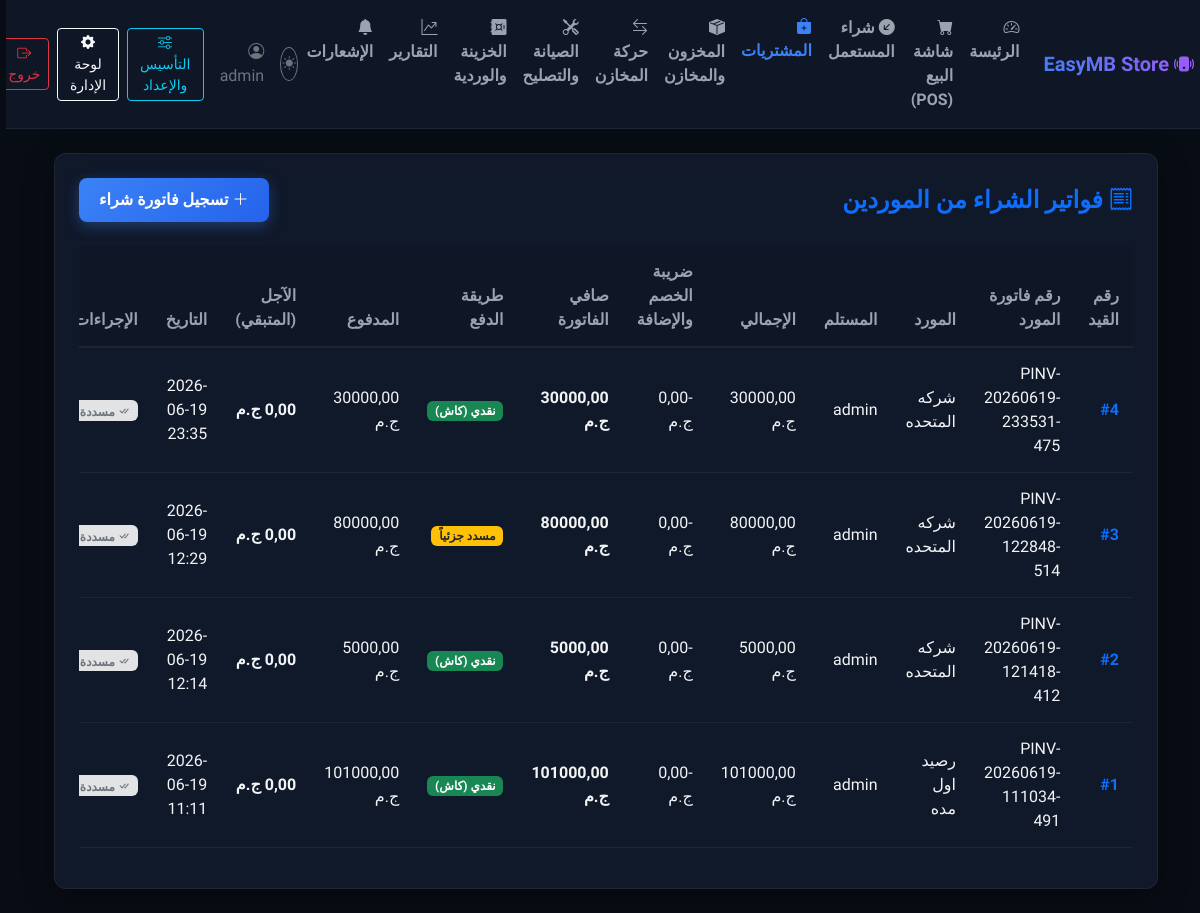
The page /purchases/ (signed in) on the database its author committed.
### erp/models.py (models this page shows, shortened)
class PurchaseInvoice(models.Model):
    supplier = models.ForeignKey(Contact, on_delete=models.PROTECT, limit_choices_to={'contact_type': 'supplier'}, verbose_name="������")
    created_by = models.ForeignKey(User, on_delete=models.PROTECT, verbose_name="����� �������")
    invoice_date = models.DateTimeField(auto_now_add=True, verbose_name="����� ��������")
    supplier_invoice_number = models.CharField(max_length=50, blank=True, null=True, verbose_name="��� ������ ������")
    total_amount = models.DecimalField(max_digits=12, decimal_places=2, verbose_name="��������")
    discount = models.DecimalField(max_digits=10, decimal_places=2, default=0.00, verbose_name="�����")
    deduction_addition_tax = models.DecimalField(max_digits=10, decimal_places=2, default=0.00, verbose_name="����� ����� ��������")
    net_amount = models.DecimalField(max_digits=12, decimal_places=2, verbose_name="������ �����")
    PAYMENT_METHOD_CHOICES = (
        ('cash', '���� (���)'),
        ('credit', '��� �������'),
        ('partial', '���� ������'),
    )
    payment_method = models.CharField(max_length=20, choices=PAYMENT_METHOD_CHOICES, default='cash', verbose_name="����� �����")
    paid_amount = models.DecimalField(max_digits=12, decimal_places=2, default=0.00, verbose_name="������ �������")
    @property
    def remaining_amount(self):
        return self.net_amount - self.paid_amount
    class Meta:
        verbose_name = "������ �������"
        verbose_name_plural = "������ ���������"

class Contact(models.Model):
    CONTACT_TYPES = (
        ('customer', '����'),
        ('supplier', '���� �����'),
        ('used_seller', '���� ����� ������� (���)'),
    )
    name = models.CharField(max_length=255, verbose_name="�����")
    phone = models.CharField(max_length=20, unique=True, validators=[phone_validator], verbose_name="��� ������")
    contact_type = models.CharField(max_length=20, choices=CONTACT_TYPES, verbose_name="��� ��� �������")
    national_id = models.CharField(max_length=14, blank=True, null=True, validators=[national_id_validator], verbose_name="����� ������")
    address = models.TextField(blank=True, null=True, verbose_name="�������")
    class Meta:
        verbose_name = "��� �����"
        verbose_name_plural = "���� �������"

### erp/views.py (the view)
# urls.py: path('purchases/', views.purchase_invoice_list, name='purchase_list'),
@login_required
@permission_required('erp.view_purchaseinvoice', raise_exception=True)
def purchase_invoice_list(request):
    from erp.models import CashShift
    purchases = PurchaseInvoice.objects.all().order_by('-invoice_date').select_related('supplier', 'created_by')
    has_open_shift = CashShift.objects.filter(cashier=request.user, status='open').exists()
    return render(request, 'erp/purchase_list.html', {
        'purchases': purchases,
        'has_open_shift': has_open_shift
    })

### erp/templates/erp/purchase_list.html (shortened to what this page needs)
{% extends 'erp/base.html' %}
{% block content %}
<div class="glass-card p-4">
    <div class="d-flex justify-content-between align-items-center mb-4">
        <h4 class="mb-0 text-primary fw-bold"><i class="bi bi-receipt"></i> فواتير الشراء من الموردين</h4>
        <a href="{% url 'erp:purchase_create' %}" class="btn btn-primary"><i class="bi bi-plus-lg"></i> تسجيل فاتورة شراء</a>
    </div>
    <div class="table-responsive">
        <table class="table table-custom">
            <thead>
                <tr>
                    <th>رقم القيد</th>
                    <th>رقم فاتورة المورد</th>
                    <th>المورد</th>
                    <th>المستلم</th>
                    <th>الإجمالي</th>
                    <th>ضريبة الخصم والإضافة</th>
                    <th>صافي الفاتورة</th>
                    <th>طريقة الدفع</th>
                    <th>المدفوع</th>
                    <th>الآجل (المتبقي)</th>
                    <th>التاريخ</th>
                    <th>الإجراءات</th>
                </tr>
            </thead>
            <tbody>
                {% for purchase in purchases %}
                    <tr>
                        <td>
                            <a href="{% url 'erp:purchase_detail' purchase.id %}" class="fw-bold text-primary text-decoration-none">
                                #{{ purchase.id }}
                            </a>
                        </td>
                        <td>{{ purchase.supplier_invoice_number|default:"--" }}</td>
                        <td>{{ purchase.supplier.name }}</td>
                        <td>{{ purchase.created_by.username }}</td>
                        <td>{{ purchase.total_amount }} ج.م</td>
                        <td class="text-danger">-{{ purchase.deduction_addition_tax }} ج.م</td>
                        <td class="text-success fw-bold">{{ purchase.net_amount }} ج.م</td>
                        <td>
                            {% if purchase.payment_method == 'cash' %}
                                <span class="badge bg-success">نقدي (كاش)</span>
                            {% elif purchase.payment_method == 'credit' %}
                                <span class="badge bg-danger">آجل بالكامل</span>
                            {% elif purchase.payment_method == 'partial' %}
                                <span class="badge bg-warning text-dark">مسدد جزئياً</span>
                            {% endif %}
                        </td>
                        <td class="text-light">{{ purchase.paid_amount }} ج.م</td>
                        <td class="fw-bold {% if purchase.remaining_amount > 0 %}text-warning{% else %}text-secondary{% endif %}">
                            {{ purchase.remaining_amount }} ج.م
                        </td>
                        <td>{{ purchase.invoice_date|date:"Y-m-d H:i" }}</td>
                        <td>
                            {% if purchase.remaining_amount > 0 and purchase.payment_method != 'cash' %}
                                <button type="button" class="btn btn-sm btn-outline-success btn-pay"
                                        data-invoice-id="{{ purchase.id }}"
                                        data-invoice-num="{{ purchase.supplier_invoice_number|default:purchase.id }}"
                                        data-supplier-name="{{ purchase.supplier.name }}"
                                        data-remaining="{{ purchase.remaining_amount }}">
                                    <i class="bi bi-cash-coin"></i> سداد دفعة
                                </button>
                            {% else %}
                                <span class="badge bg-secondary-subtle text-secondary"><i class="bi bi-check-all"></i> مسددة بالكامل</span>
                            {% endif %}
                        </td>
                    </tr>
                {% empty %}
                    <tr>
                        <td colspan="12" class="text-center text-secondary py-4">لا توجد فواتير مشتريات مسجلة حتى الآن.</td>
                    </tr>
                {% endfor %}
            </tbody>
        </table>
    </div>
</div>
{% endblock %}

### erp/templates/erp/base.html (shortened to what this page needs)
<!DOCTYPE html>
<html lang="ar" dir="rtl">
<head>
    <link rel="stylesheet" href="https://cdn.jsdelivr.net/npm/bootstrap@5.3.2/dist/css/bootstrap.rtl.min.css">
    <link rel="stylesheet" href="https://cdn.jsdelivr.net/npm/bootstrap-icons@1.11.2/font/bootstrap-icons.min.css">
    {% load static %}
    <link rel="stylesheet" href="{% static 'css/styles.css' %}?v={% now 'U' %}">
</head>
<body>
    <nav class="navbar navbar-expand-lg navbar-dark navbar-custom sticky-top">
        <div class="container-fluid">
            <a class="navbar-brand" href="{% if request.user.is_staff or request.user.is_superuser %}{% url 'erp:dashboard' %}{% elif perms.erp.add_saleinvoice %}{% url 'erp:pos' %}{% elif perms.erp.change_repairticket %}{% url 'erp:repair_list' %}{% else %}{% url 'erp:pos' %}{% endif %}">
                <i class="bi bi-phone-vibrate-fill"></i> EasyMB Store
            </a>
            <div class="collapse navbar-collapse" id="navbarNav">
                <ul class="navbar-nav me-auto mb-2 mb-lg-0">
                    {% if request.user.is_staff or request.user.is_superuser %}
                    <li class="nav-item">
                        <a class="nav-link {% if request.resolver_match.view_name == 'erp:dashboard' %}active{% endif %}" href="{% url 'erp:dashboard' %}">
                            <i class="bi bi-speedometer2"></i> الرئيسة
                        </a>
                    </li>
                    {% endif %}
                    {% if perms.erp.add_saleinvoice %}
                    <li class="nav-item">
                        <a class="nav-link {% if request.resolver_match.view_name == 'erp:pos' %}active{% endif %}" href="{% url 'erp:pos' %}">
                            <i class="bi bi-cart-fill"></i> شاشة البيع (POS)
                        </a>
                    </li>
                    {% endif %}
                    {% if perms.erp.add_device %}
                    <li class="nav-item">
                        <a class="nav-link {% if request.resolver_match.view_name == 'erp:used_purchase' %}active{% endif %}" href="{% url 'erp:used_purchase' %}">
                            <i class="bi bi-arrow-down-left-circle-fill"></i> شراء المستعمل
                        </a>
                    </li>
                    {% endif %}
                    {% if perms.erp.view_purchaseinvoice %}
                    <li class="nav-item">
                        <a class="nav-link {% if 'purchase' in request.resolver_match.view_name %}active{% endif %}" href="{% url 'erp:purchase_list' %}">
                            <i class="bi bi-bag-plus-fill"></i> المشتريات
                        </a>
                    </li>
                    {% endif %}
                    {% if perms.erp.view_stock %}
                    <li class="nav-item">
                        <a class="nav-link {% if 'inventory' in request.resolver_match.view_name %}active{% endif %}" href="{% url 'erp:inventory_dashboard' %}">
                            <i class="bi bi-box-seam-fill"></i> المخزون والمخازن
                        </a>
                    </li>
                    {% endif %}
                    {% if perms.erp.view_stocktransfer %}
                    <li class="nav-item">
                        <a class="nav-link {% if 'transfer' in request.resolver_match.view_name %}active{% endif %}" href="{% url 'erp:transfer_list' %}">
                            <i class="bi bi-arrow-left-right"></i> حركة المخازن
                        </a>
                    </li>
                    {% endif %}
                    {% if perms.erp.view_repairticket %}
                    <li class="nav-item">
                        <a class="nav-link {% if 'repair' in request.resolver_match.view_name %}active{% endif %}" href="{% url 'erp:repair_list' %}">
                            <i class="bi bi-tools"></i> الصيانة والتصليح
                        </a>
                    </li>
                    {% endif %}
                    {% if perms.erp.view_cashshift %}
                    <li class="nav-item">
                        <a class="nav-link {% if 'shift' in request.resolver_match.view_name %}active{% endif %}" href="{% url 'erp:shift_manage' %}">
                            <i class="bi bi-safe-fill"></i> الخزينة والوردية
                        </a>
                    </li>
                    {% endif %}
                    {% if request.user.is_staff or request.user.is_superuser %}
                    <li class="nav-item">
                        <a class="nav-link {% if 'reports' in request.resolver_match.view_name %}active{% endif %}" href="{% url 'erp:reports_dashboard' %}">
                            <i class="bi bi-graph-up-arrow"></i> التقارير
                        </a>
                    </li>
                    <li class="nav-item">
                        <a class="nav-link {% if 'notification' in request.resolver_match.view_name %}active{% endif %}" href="{% url 'erp:notifications_dashboard' %}">
                            <i class="bi bi-bell-fill"></i> الإشعارات
                        </a>
                    </li>
                    {% endif %}
                </ul>
                <div class="d-flex align-items-center">
                    <button id="themeToggleBtn" class="btn btn-outline-secondary btn-sm me-3 text-secondary" title="تغيير نظام الإضاءة" style="border-radius: 50%; width: 34px; height: 34px; display: flex; align-items: center; justify-content: center; padding: 0;">
                        <i id="themeToggleIcon" class="bi bi-sun-fill"></i>
                    </button>
                    {% if request.user.is_authenticated %}
                        <span class="text-secondary me-3">
                            <i class="bi bi-person-circle"></i> {{ request.user.username }}
                        </span>
                        {% if perms.erp.change_storesetting %}
                        <a href="{% url 'erp:setup_dashboard' %}" class="btn btn-outline-info btn-sm me-2">
                            <i class="bi bi-sliders"></i> التأسيس والإعداد
                        </a>
                        {% endif %}
                        {% if request.user.is_staff or request.user.is_superuser %}
                        <a href="/admin/" class="btn btn-outline-light btn-sm me-2" target="_blank">
                            <i class="bi bi-gear-fill"></i> لوحة الإدارة
                        </a>
                        {% endif %}
                        <form action="{% url 'erp:logout' %}" method="POST" class="d-inline">
                            <button type="submit" class="btn btn-outline-danger btn-sm">
                                <i class="bi bi-box-arrow-right"></i> خروج
                            </button>
                        </form>
                    {% else %}
                        <a href="{% url 'erp:login' %}" class="btn btn-primary btn-sm">
                            <i class="bi bi-box-arrow-in-left"></i> دخول
                        </a>
                    {% endif %}
                </div>
            </div>
        </div>
    </nav>
    <div class="container-fluid py-4 px-lg-5">
        {% block content %}{% endblock %}
    </div>
</body>
</html>

### rows shown on the page
PurchaseInvoice: id "4", supplier_invoice_number "PINV-20260619-233531-475", supplier.name "شركه المتحده", created_by.username "admin", total_amount "30000,00", deduction_addition_tax "0,00", net_amount "30000,00", payment_method "نقدي (كاش)", paid_amount "30000,00", remaining_amount "0,00", invoice_date "2026-06-19 23:35", shows "مسددة…"
PurchaseInvoice: id "3", supplier_invoice_number "PINV-20260619-122848-514", supplier.name "شركه المتحده", created_by.username "admin", total_amount "80000,00", deduction_addition_tax "0,00", net_amount "80000,00", payment_method "مسدد جزئياً", paid_amount "80000,00", remaining_amount "0,00", invoice_date "2026-06-19 12:29", shows "مسددة…"
PurchaseInvoice: id "2", supplier_invoice_number "PINV-20260619-121418-412", supplier.name "شركه المتحده", created_by.username "admin", total_amount "5000,00", deduction_addition_tax "0,00", net_amount "5000,00", payment_method "نقدي (كاش)", paid_amount "5000,00", remaining_amount "0,00", invoice_date "2026-06-19 12:14", shows "مسددة…"
PurchaseInvoice: id "1", supplier_invoice_number "PINV-20260619-111034-491", supplier.name "رصيد اول مده", created_by.username "admin", total_amount "101000,00", deduction_addition_tax "0,00", net_amount "101000,00", payment_method "نقدي (كاش)", paid_amount "101000,00", remaining_amount "0,00", invoice_date "2026-06-19 11:11", shows "مسددة…"

### other values the page prints
{{ request.user.username }} "admin"
